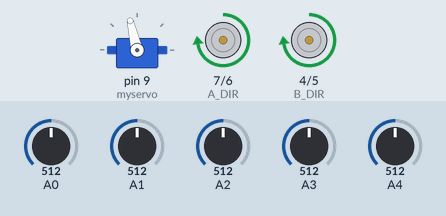
This sketch was run on a simulated Arduino Uno, built with avr-gcc and run on an emulated ATmega328P. Parts: servo, direction and speed pins drawn as motors (green arrow = direction pin HIGH = forward, orange = LOW = backward, longer = more drive). The test bench sets the inputs (shaded band); at power-on: A0 = 512, A2 = 512, A1 = 512, A3 = 512, A4 = 512. What the sketch prints to the serial monitor is not drawn.

Above: at 1.2 s.
1.3 s: A0 set to 488
At 1.9 s:
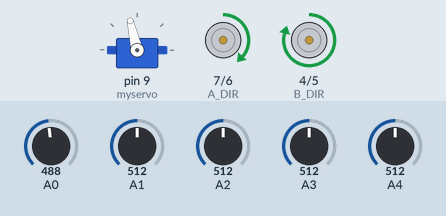
2.8 s: A2 set to 483
At 3.7 s:
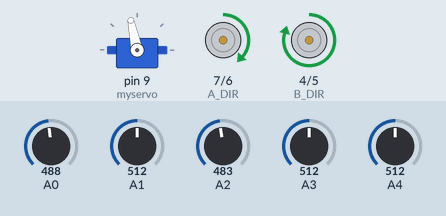
4.7 s: A2 set to 510
At 5.9 s:
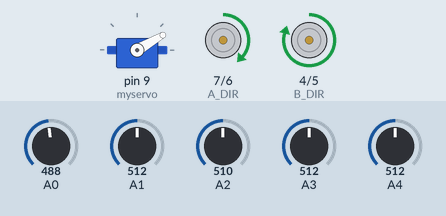
6.2 s: A2 set to 490
At 7.6 s:
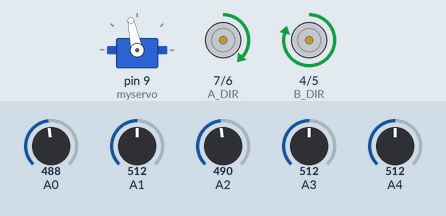
Timing chart, 0 to 8.7 s (numbered marks = the images above; inputs shaded):
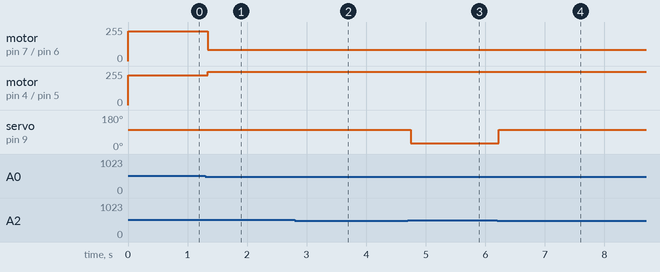

The sketch:

sketch_nov24b.ino
```cpp
#include <Servo.h>
Servo myservo;
// 5，6，7行代码中的5项数据和14行中的Kp需自行调整
int pos; // 角度
int middle = 103; // 摆正时（黑线在A2处时）舵机转动角度
int max = 127, half_max = 119; // max：黑线在A4处时转动的角度   half_max：黑线在A3处时转动的角度
int min = 30, half_min = 48; // min：黑线在A0处时转动的角度    half_min：黑线在A1处时转动的角度
// A组电机驱动   // Left
int A_PWM = 6; // 控制速度
int A_DIR = 7; // 控制方向
// B组电机驱动   // Right
int B_PWM = 5; // 控制速度
int B_DIR = 4; // 控制方向
float Kp = 35 , Ki = 0, Kd = 0; // pid弯道参数（仅需调Kp）
float previous_error = 0, error = 0, P = 0, I = 0, D = 0, PID_value = 0; // pid参数
int sensor[5] = {0, 1, 2, 3, 4}; // 定义传感器IO口
int sensorReading[5] = {0, 0, 0, 0, 0};
static int initial_motor_speed = 225;

void setup(){
  myservo.attach(9);//数字IO口9号
  myservo.write(middle);
  pinMode(A_DIR, OUTPUT);
  pinMode(A_PWM, OUTPUT);
  pinMode(B_DIR, OUTPUT);
  pinMode(B_PWM, OUTPUT);
  Serial.begin(9600);
}

void loop() {
  for (int i = 0; i < 5; i++) {
    sensorReading[i] = analogRead(sensor[i]);
  }
  // Serial.print(sensorReading[0]);
  // Serial.print("--");
  // Serial.print(sensorReading[1]);
  // Serial.print("--");
  // Serial.print(sensorReading[2]);
  // Serial.print("--");
  // Serial.print(sensorReading[3]);
  // Serial.print("--");
  // Serial.println(sensorReading[4]);
  int A0_ = sensorReading[0];
  int A1_ = sensorReading[1];
  int A2_ = sensorReading[2];
  int A3_ = sensorReading[3];
  int A4_ = sensorReading[4];
  if(A2_<500){
    Serial.println("保持前行");
    if(pos<middle){
      for(;pos<middle;pos++){
        myservo.write(pos);
      }
    }
    if(pos>middle){
      for(;pos>middle;pos--){
        myservo.write(pos);
      }
    }
  }
  else if(A0_<500){
    Serial.println("车辆左偏，请调整方向");
    for(;pos>=min;pos--){
      myservo.write(pos);
    }
  }
  else if(A1_<500){
    Serial.println("车辆左偏，请调整方向");
    if(pos<half_min){
      for(;pos<half_min;pos++){
        myservo.write(pos);
      }
    }
    if(pos>half_min){
      for(;pos>half_min;pos--){
        myservo.write(pos);
      }
    }
  }
  else if(A4_<500){
    Serial.println("车辆右偏，请调整方向");
    for(;pos<=max;pos++){
      myservo.write(pos);
    }
  }
  else if(A3_<500){
    Serial.println("车辆右偏，请调整方向");
    if(pos<half_max){
      for(;pos<half_max;pos++){
        myservo.write(pos);
      }
    }
    if(pos>half_max){
      for(;pos>half_max;pos--){
        myservo.write(pos);
      }
    }
  }
  else{
    Serial.println("车辆完全偏离黑线，请立即停止");
  }
  read_sensor_values(A0_ , A1_ , A2_ , A3_ , A4_);
  calc_pid();
  motor_control();
  delay(1); // 读取延时
}

void read_sensor_values(int A0_,int A1_,int A2_,int A3_,int A4_)
{
  if (A0_>0&&A0_<500) {
    error = -4;
  }
  else if (A1_>0&&A1_<500) {
    error = -2;
  }
  else if (A2_>0&&A2_<500) {
    error = 0;
  }
  else if (A3_>0&&A3_<500) {
    error = 2;
  }
   else if (A4_>0&&A4_<500) {
    error = 4;
  }
}
void calc_pid()
{
  P = error;
  I = I + error;
  D = error - previous_error;
  PID_value = (Kp * P) + (Ki * I) + (Kd * D);
  previous_error = error;
}
void motor_control()
{
  int left_motor_speed ;
  int right_motor_speed ;
  left_motor_speed = initial_motor_speed + PID_value;
  right_motor_speed = initial_motor_speed - PID_value;
  if (left_motor_speed < 0) {
    left_motor_speed = 0;
  }
  if (left_motor_speed > 250) {
    left_motor_speed = 250;
  }
  if (right_motor_speed < 0) {
    right_motor_speed = 0;
  }
  if (right_motor_speed > 250) {
    right_motor_speed = 250;
  }
  motorsWrite(left_motor_speed, right_motor_speed);
  // Serial.print(left_motor_speed);
  // Serial.print("--");
  // Serial.println(right_motor_speed);
}

void motorsWrite(int speedL,int speedR)
{
  digitalWrite(A_DIR, HIGH);
  digitalWrite(B_DIR, HIGH);
  analogWrite(A_PWM, speedL);
  analogWrite(B_PWM, speedR);
}
```

Measured:
- the behaviour switches between 500 and 499 on A0 (found by bisection; images 0 and 1)
- after the input at 1.3 s, motor on pin 7 (A_DIR) / pin 6 (A_PWM): forward 225/255 → forward 85/255 at once; motor on pin 4 (B_DIR) / pin 5 (B_PWM): forward 225/255 → forward 250/255 at once
- after the input at 2.8 s, servo on pin 9 (myservo): 103° → 102° at once
- after the input at 4.7 s, servo on pin 9 (myservo): 102° → 30° after 0.05 s
- after the input at 6.2 s, servo on pin 9 (myservo): 30° → 102° at once
